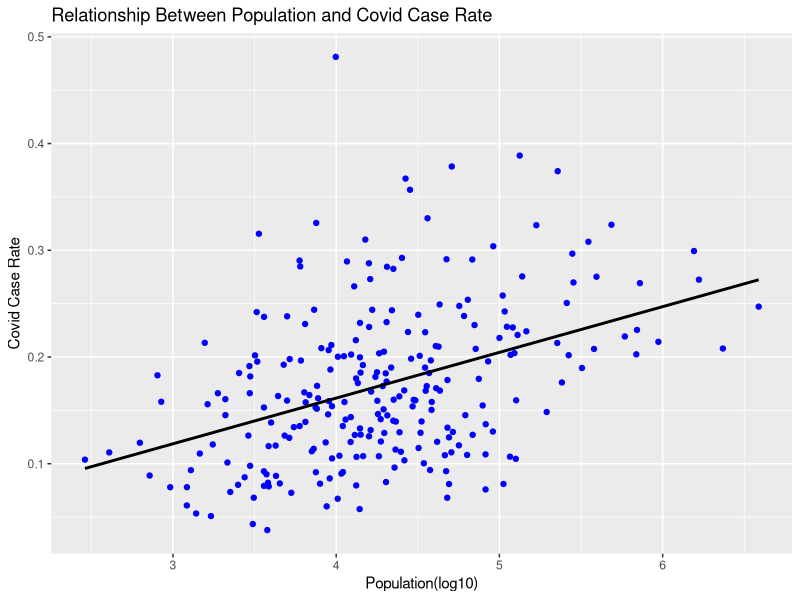
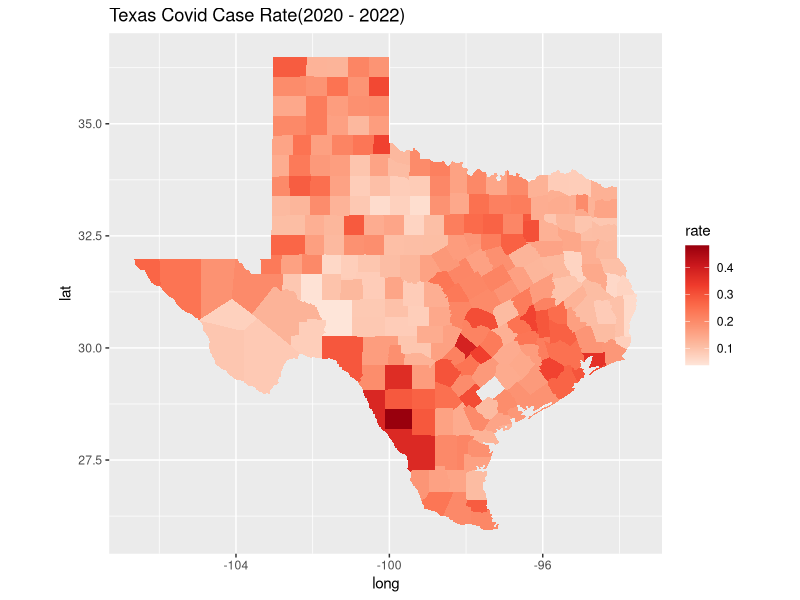
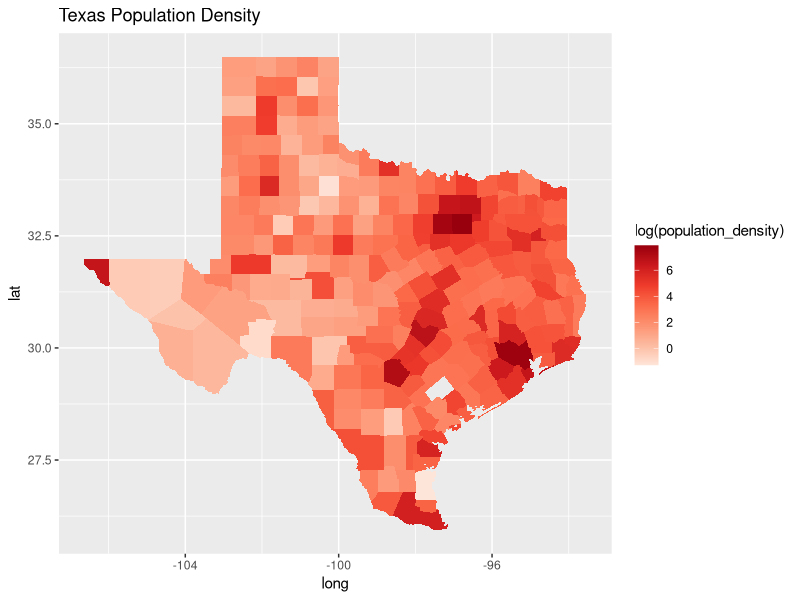
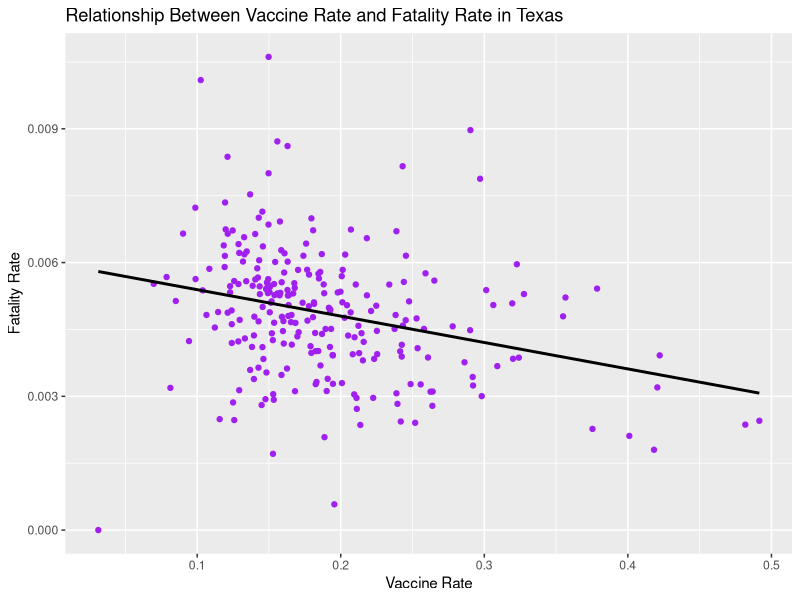
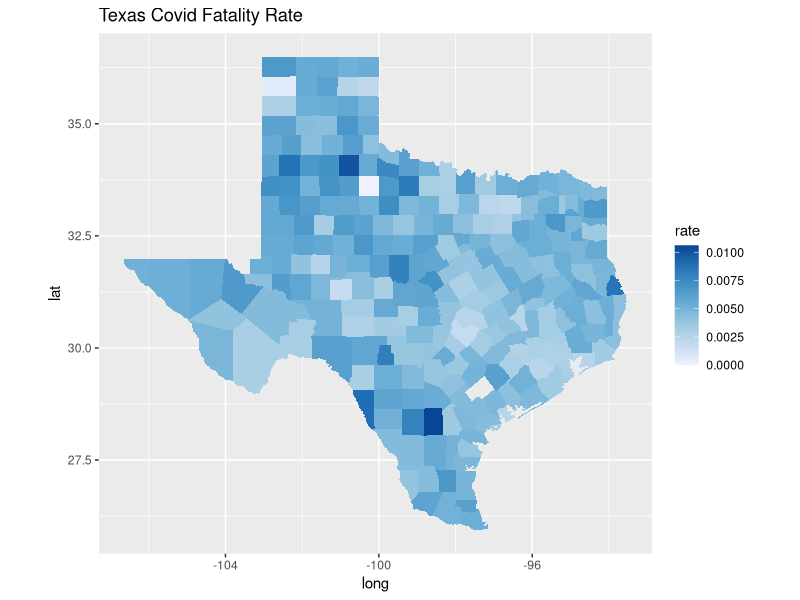
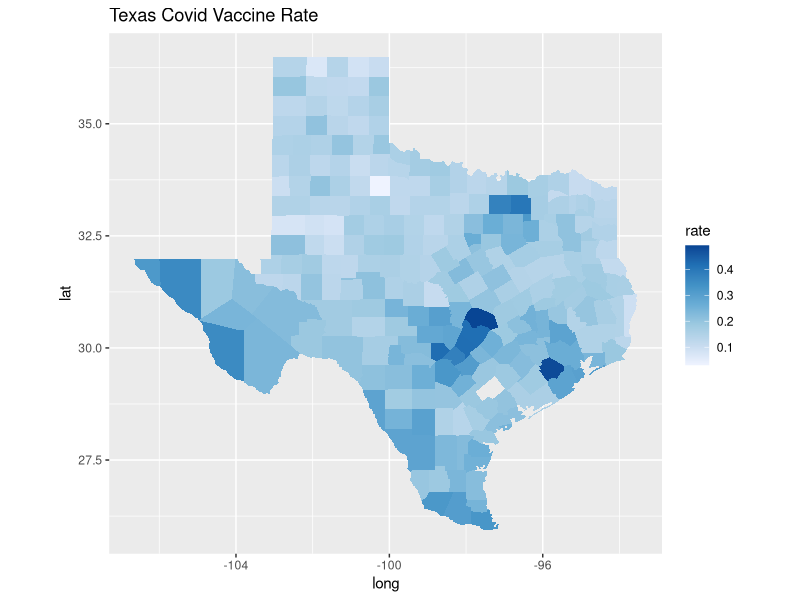

Write the R code that produced these figures, in order.
# Relationship Between Population and Covid Case Rate
library(dplyr)
library(ggplot2)

# Read Texas dataset 
tx <- read.csv("map_texas.csv", stringsAsFactors = FALSE)


# Read covid case data and clean the data 
Texas <- read.csv("Texas.csv")
Texas <- select(Texas, 1, 76)
names(Texas) <- c("county", "summary")
Texas$county <- tolower(Texas$county)
Texas <- Texas[c(3: 256), ]
texas_new <- left_join(tx, Texas, by = "county")
texas_new$summary <- as.numeric(texas_new$summary)
range(texas_new$summary, na.rm = TRUE)

# Caculate the covid case rate
texas_new$rate <- texas_new$summary / texas_new$pop

# Delete the duplicate rows
texas_new_data <- texas_new[!duplicated(texas_new$county), ]

# Plot the map of the covid case rate
ggplot(data = texas_new_data) +
  geom_point(mapping = aes(x = log10(pop), y = rate), color = "blue")+
  geom_smooth(mapping = aes(x = log10(pop), y = rate), color = "black", 
              method = "lm", se = FALSE)+
  labs(title = "Relationship Between Population and Covid Case Rate", 
       x = "Population(log10)", y = "Covid Case Rate" )


# Find the correlation of the texas 
cor(texas_new_data$pop, texas_new_data$rate, use = "complete.obs", 
    method = "spearman")

# Applied Linear Model
model_1 <- lm(texas_new_data$rate ~ texas_new_data$pop)


# Texas Covid Case Rate Map
library(dplyr)
library(ggplot2)

# Read Texas dataset 
tx <- read.csv("map_texas.csv", stringsAsFactors = FALSE)


# Read covid case data and clean the data 
Texas <- read.csv("Texas.csv")
Texas <- select(Texas, 1, 76)
names(Texas) <- c("county", "summary")
Texas$county <- tolower(Texas$county)
Texas <- Texas[c(3: 256), ]
texas_new <- left_join(tx, Texas, by = "county")
texas_new$summary <- as.numeric(texas_new$summary)
range(texas_new$summary, na.rm = TRUE)

# Caculate the covid case rate
texas_new$rate <- texas_new$summary / texas_new$pop

# Plot the Texas covid case rate Map
ggplot(subset(texas_new, !is.na(rate))) +
  geom_polygon(mapping = aes(x = long, y = lat, group = group,
                             fill = rate))+
  coord_quickmap()+
  scale_fill_distiller(palette = "Reds", direction = 1) +
  labs(title = "Texas Covid Case Rate(2020 - 2022)")

# Texas Population Density Map
library(dplyr)
library(ggplot2)

# Read Texas dataset 
tx <- read.csv("map_texas.csv", stringsAsFactors = FALSE)

# Read Texas area dataset and clean the data 
texas_area <- read.csv("Area.csv", stringsAsFactors = FALSE)
texas_area$X <- gsub(",", "",texas_area$X)
names(texas_area) <- c("county", "area")
texas_area$county <- tolower(texas_area$county)
texas_area$area <- as.numeric(texas_area$area)
tx <- left_join(tx, texas_area, by = "county")
tx$population_density <- tx$pop / tx$area

# Plot Texas Population Density
ggplot(subset(tx, !is.na(log(population_density)))) +
  geom_polygon(mapping = aes(x = long, y = lat, group = group,
                             fill = log(population_density)))+
  coord_quickmap()+
  scale_fill_distiller(palette = "Reds", direction = 1)+
  labs(title = "Texas Population Density")

# Relationship Between Vaccine Rate and Fataility Rate in Texas
library(dplyr)
library(ggplot2)

# Read Texas dataset
tx <- read.csv("map_texas.csv", stringsAsFactors = FALSE)

# Read Texas covid vaccine rate dataset and clean the data
covid_vaccine <- read.csv("Vaccine.csv")
covid_vaccine <- select(covid_vaccine, 1, 7)
names(covid_vaccine) <- c("county", "vaccine")
covid_vaccine$county <- tolower(covid_vaccine$county)
covid_vaccine <- covid_vaccine[c(4: 257), ]
texas_new <- left_join(tx, covid_vaccine, by = "county")
texas_new$vaccine <- gsub(",", "",texas_new$vaccine)
texas_new$vaccine <- as.numeric(texas_new$vaccine)
texas_new$vaccine_rate <- texas_new$vaccine / texas_new$pop

# Read Texas fatalities rate dataset and clean the data
covid_fatalities <- read.csv("fatalities.csv")
covid_fatalities <- select(covid_fatalities, 1, 4)
names(covid_fatalities) <- c("county", "fatalities")
covid_fatalities$county <- tolower(covid_fatalities$county)
covid_fatalities <- covid_fatalities[c(2: 255), ]
texas_new_fatalities <- left_join(tx, covid_fatalities, by = "county")
texas_new_fatalities$fatalities <- as.numeric(texas_new_fatalities$fatalities)
texas_new_fatalities$rate_fatalities <- texas_new_fatalities$fatalities / 
  texas_new_fatalities$pop
texas_new_vaccine_combine <- select(texas_new, 7, 10)
texas_new_combine <- left_join(texas_new_fatalities,texas_new_vaccine_combine, 
                               by = "county")
texas_new_combine <- texas_new_combine[!duplicated(texas_new_combine$county), ]

# Find the correlation between vaccine rate and fatalities rate 
cor(texas_new_combine$rate_fatalities, texas_new_combine$vaccine_rate,
    use = "complete.obs", method = "spearman")

# Plot the graph of correlation 
ggplot(data = texas_new_combine) +
  geom_point(mapping = aes(x = vaccine_rate, y = rate_fatalities), 
             color = "purple")+
  geom_smooth(mapping = aes(x = vaccine_rate, y = rate_fatalities), 
              color = "black", 
              method = "lm", se = FALSE)+
  labs(title = "Relationship Between Vaccine Rate and Fatality Rate in Texas", 
       x = "Vaccine Rate", y = "Fatality Rate")

# Applied the Linear Model
model <- lm(texas_new_combine$rate_fatalities ~ texas_new_combine$vaccine_rate)
summary(model)


# Texas Covid Fatality Rate
library(dplyr)
library(ggplot2)

# Read Texas dataset
tx <- read.csv("map_texas.csv", stringsAsFactors = FALSE)

# Read Texas fatalities rate dataset and clean data
covid_fatalities <- read.csv("fatalities.csv")
covid_fatalities <- select(covid_fatalities, 1, 4)
names(covid_fatalities) <- c("county", "fatalities")
covid_fatalities$county <- tolower(covid_fatalities$county)
covid_fatalities <- covid_fatalities[c(2: 255), ]
texas_new_fatalities <- left_join(tx, covid_fatalities, by = "county")
texas_new_fatalities$fatalities <- as.numeric(texas_new_fatalities$fatalities)
texas_new_fatalities$rate_fatalities <- texas_new_fatalities$fatalities / 
  texas_new_fatalities$pop

# Plot Covid Fatality Rate Map
ggplot(subset(texas_new_fatalities, !is.na(rate_fatalities))) +
  geom_polygon(mapping = aes(x = long, y = lat, group = group,
                             fill = rate_fatalities))+
  coord_quickmap()+
  scale_fill_distiller(palette = "Blues", direction = 1) +
  labs(fill = "rate", title = "Texas Covid Fatality Rate") 

# Texas Covid Vaccine Rate
library(dplyr)
library(ggplot2)

# Read Texas dataset
tx <- read.csv("map_texas.csv", stringsAsFactors = FALSE)

# Read Texas vaccine dataset and clean the data
covid_vaccine <- read.csv("Vaccine.csv")
covid_vaccine <- select(covid_vaccine, 1, 7)
names(covid_vaccine) <- c("county", "vaccine")
covid_vaccine$county <- tolower(covid_vaccine$county)
covid_vaccine <- covid_vaccine[c(4: 257), ]
texas_new <- left_join(tx, covid_vaccine, by = "county")
texas_new$vaccine <- gsub(",", "",texas_new$vaccine)
texas_new$vaccine <- as.numeric(texas_new$vaccine)
texas_new$vaccine_rate <- texas_new$vaccine / texas_new$pop


# Plot Texas Covid Vaccine rate Map
ggplot(subset(texas_new, !is.na(vaccine_rate))) +
  geom_polygon(mapping = aes(x = long, y = lat, group = group,
                             fill = vaccine_rate)) +
  coord_quickmap()+
  scale_fill_distiller(palette = "Blues", direction = 1) +
  labs(fill = "rate", title = "Texas Covid Vaccine Rate")


